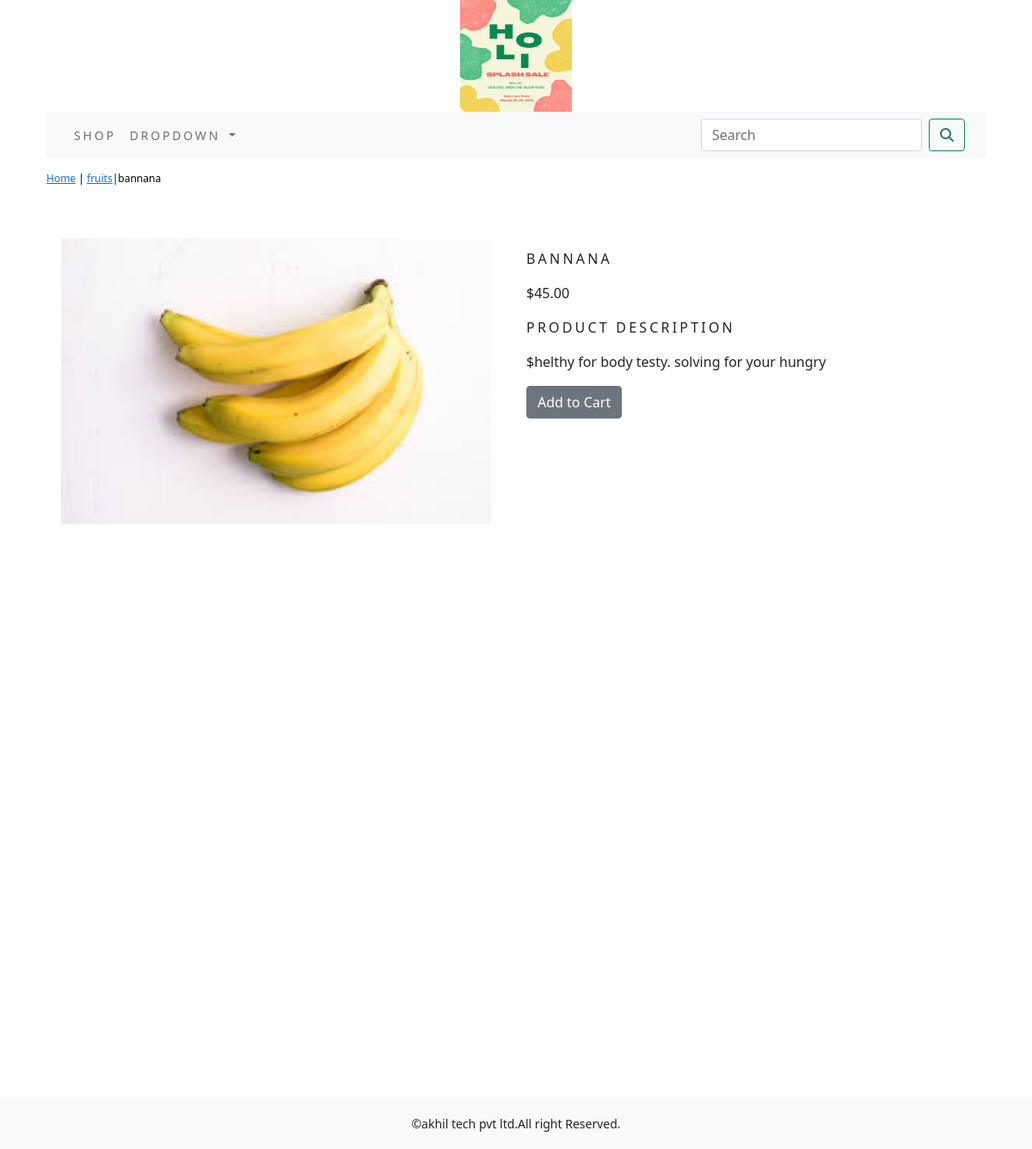
The app's page /shop/fruits/bannana/ with its own data.
### shopapp/models.py (models this page shows, shortened)
class Product(models.Model):
    name=models.CharField(max_length=250,unique=True)
    slug=models.SlugField(max_length=250,unique=True)
    description=models.TextField(blank=True)
    price=models.DecimalField(max_digits=10,decimal_places=2)
    category=models.ForeignKey(Category,on_delete=models.CASCADE)
    image=models.ImageField(upload_to='product',blank=True)
    stock=models.IntegerField()
    available=models.BooleanField(default=True)
    created=models.DateTimeField(auto_now_add=True)
    updated=models.DateTimeField(auto_now=True)
    class Meta:
        ordering=('name',)
        verbose_name='product'
        verbose_name_plural='products'

class Category(models.Model):
     name=models.CharField(max_length=250,unique=True)
     slug=models.SlugField(max_length=250,unique=True)
     description=models.TextField(blank=True)
     image=models.ImageField(upload_to='category',blank=True)
     class Meta:
         ordering=('name',)
         verbose_name='category'
         verbose_name_plural='categories'
     def get_url(self):
         return reverse('shopapp:products_by_category',args=[self.slug])
     def __str__(self):
         return '{}'.format(self.name)

### shopapp/views.py (the view)
# urls.py: path('<slug:c_slug>/<slug:product_slug>/', views.proDetail,name='productdetail')
def proDetail(request,c_slug,product_slug):
	try:
		product=Product.objects.get(category__slug=c_slug,slug=product_slug)
	except Exception as e:
		raise e
	return render(request,'product.html',{'product':product})

### cart_app/context_processors.py (called while the page is built)
def counter(request):
    item_count=0
    if 'admin' in request.path:
        return {}
    else:
        try:
            cart=Cart.objects.filter(cart_id=_cart_id(request))
            cart_items=CartItem.objects.all().filter(cart=cart[:1])
            for cart_item in cart_items:
                item_count+=cart_item.quantity
        except Cart.DoesNotExist:
            item_count=0
    return dict(item_count=item_count)

### cart_app/views.py (called while the page is built)
def _cart_id(request):
    cart=request.session.session_key
    if not cart:
        cart=request.session.create()
    return cart

### shopapp/context_processors.py (called while the page is built)
def menu_links(request):
    links=Category.objects.all()
    return dict(links=links)

### templates/product.html (shortened to what this page needs)
{% extends 'base.html' %}
{% load static %}
{% block content %}
<div class="row my_prod_row_class">
    <div class="mx_auto">
        <p><a href="{% url 'shopapp:allProduct' %}">Home</a> | <a href="{{product.category.get_url}}">{{product.category}}</a>|{{product.name}}</p>
    </div>
</div class="container">
<br>
<div class="row"style="min-height:1000px;" >
    <div class="col-12 col-sm-12 col-md-12 col-lg-6 text-center">
        <div style="min-width:18rem" >
            <img src="{{product.image.url}}" alt="{{product.name}}" style="width:500px">
        </div>
    </div>
        <div class="col-12 col-sm-12 col-md-12 col-lg-6">
            <div>
            <h1 class="my_prod_title">{{product.name}}</h1>
            <p>${{product.price}}</p>
            <p class="my_title" >product Description</p>
            <p class="text-justify my_prod_text">${{product.description}}</p>
            {% if product.stock <= 0 %}
            <p class="text-justify my_prod_text"><b>Out of stock</b></p>
            {% else %}
            <a class="btn btn-secondary" href="{%url 'cart_app:add_cart' product.id%}">Add to Cart</a>
            {% endif %}
        </div>
    </div>
</div>
</div>
{% endblock %}

### static/css/custom.css (style rules this page uses)
body { font-family: 'Roboto', sans-serif; }
.my_title { font-size: 16px; text-transform: uppercase; letter-spacing: 0.2em; }
.my_prod_row_class { padding-top:15px; padding-bottom: 20px; }
.my_prod_row_class .mx_auto { color:#000; font-size: 12px; text-decoration: none; }
.my_prod_title { font-size:16px; text-transform: uppercase; letter-spacing: .2em; padding-top: 15px; padding-bottom: 10px; }
.my_prod_text { padding-right: 20px; }

### records on screen
Product: category "fruits", name "bannana", image (picture), name "BANNANA", price "45.00", description "helthy for body testy. solving for your hungry"
